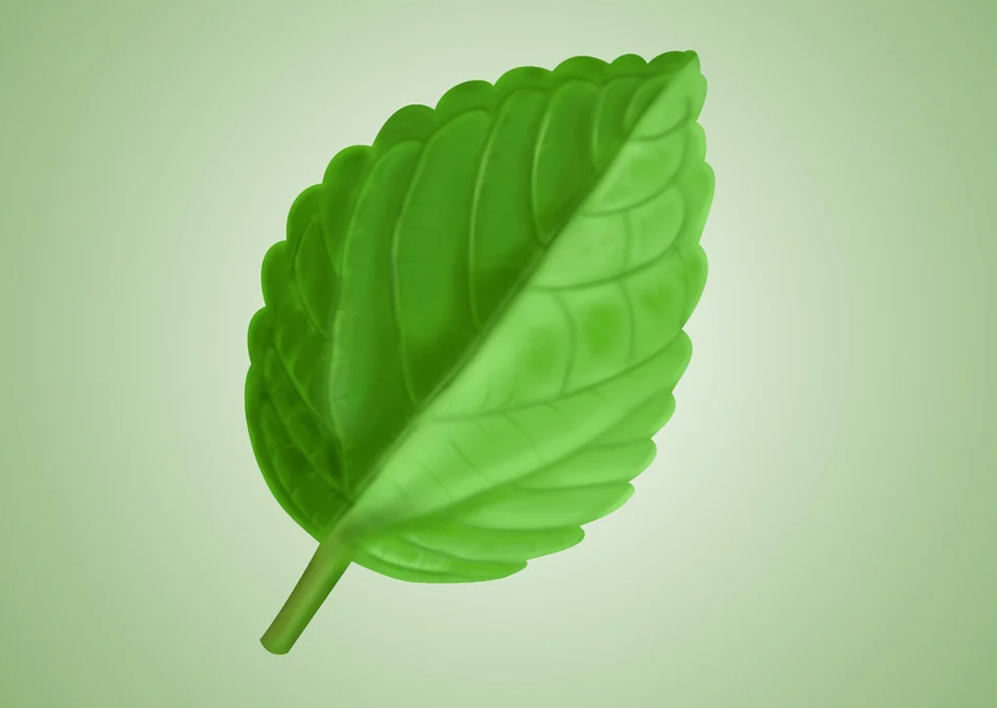
#> input picture sem03/imgs/hoja.png, 997 x 708 px, shrunk from 1199 x 851 before the run, found by its file name
$ python ejm01_deteccion.py
#> lines starting #> are read from the running program, lines starting #| are printed output that depends on the picture; after the words box and inside, x2 and y2 are one past the last pixel; in counts of white or black regions, pixels touching at a corner belong together
#pip install scipy
import cv2
import matplotlib.pyplot as plt
from scipy import ndimage

ruta = "C:\\Users\\Estudiante\\Downloads\\imgs\\hoja.png"

img = cv2.imread(ruta, cv2.IMREAD_GRAYSCALE)
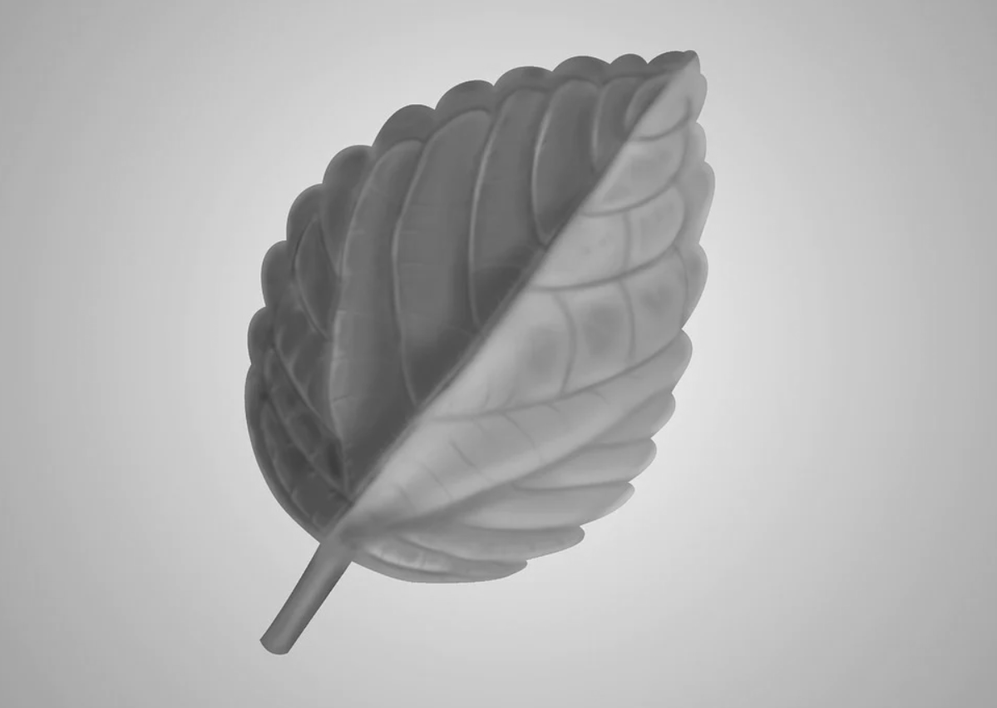
#> img: shape (708, 997); min 62, max 239, mean 176.9
if img is None:
    raise FileNotFoundError('No se pudo cargar la imagen')

# Detección de bordes
edges = cv2.Canny(img, 100, 200)
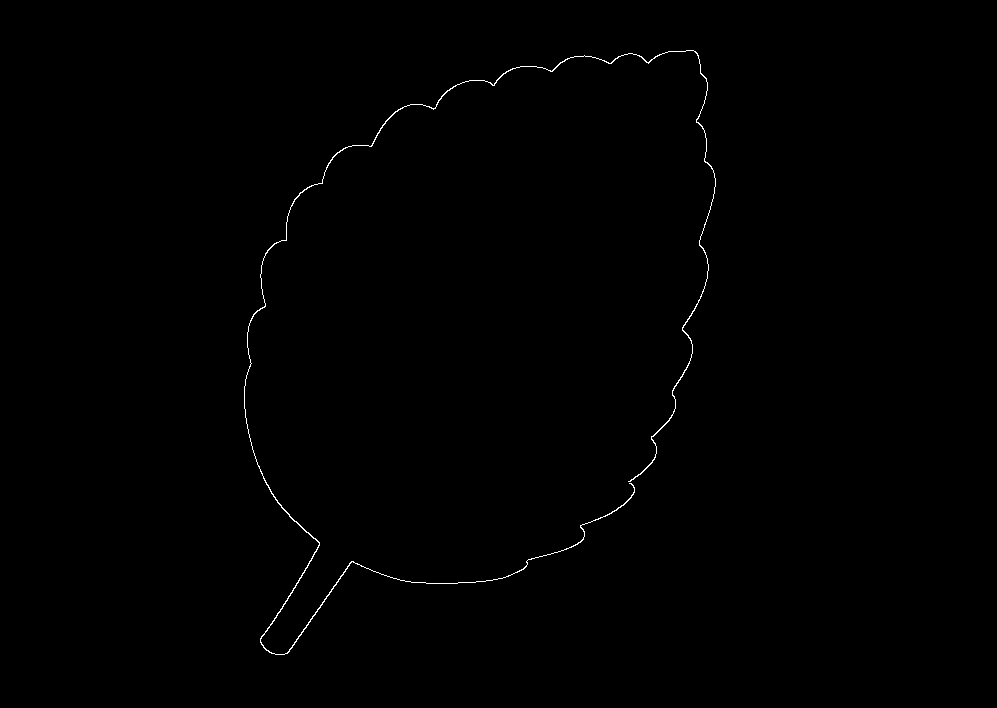
#> edges: shape (708, 997); 0.33% white in thin lines or dots, all inside (x1, y1, x2, y2) = (244, 50, 716, 655)

# Obtenemos las coordenadas
ys, xs = ndimage.measurements.find_objects(edges > 0)[0]
ys_indices, xs_indices = (edges > 0)[ys, xs].nonzero()
#> ys_indices = 2296 values from 0 to 604; xs_indices = 2296 values, max 471 at index 677, min 0 at index 1204, mean 224.2
ys_coords = ys.start + ys_indices
#> ys_coords = 2296 values from 50 to 654
xs_coords = xs.start + xs_indices
#> xs_coords = 2296 values, max 715 at index 677, min 244 at index 1204, mean 468.2

# Graficamos los bordes
plt.figure(figsize=(8, 6))
plt.imshow(img, cmap='gray')
plt.scatter(xs_coords, ys_coords, s=0.5, c='red', label='Bordes')
plt.title('Bordes detectados (OpenCV + SciPy)')
plt.legend()
plt.show()
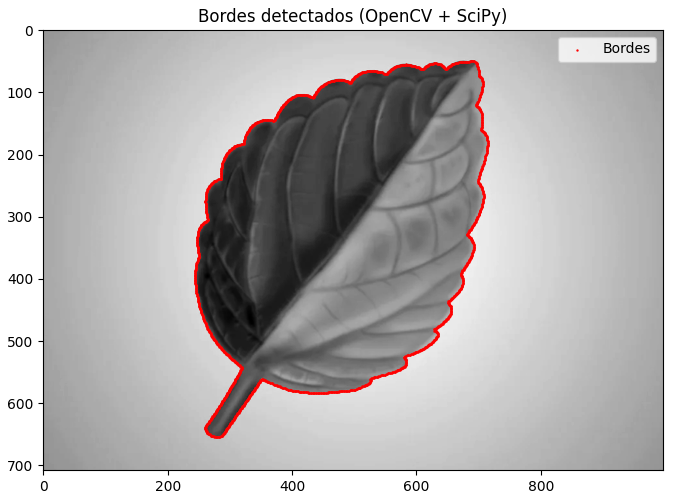
#> figure drawn by matplotlib, 1 panel

$ run again, with sem03/imgs/platano1.png copied over sem03/imgs/hoja.png
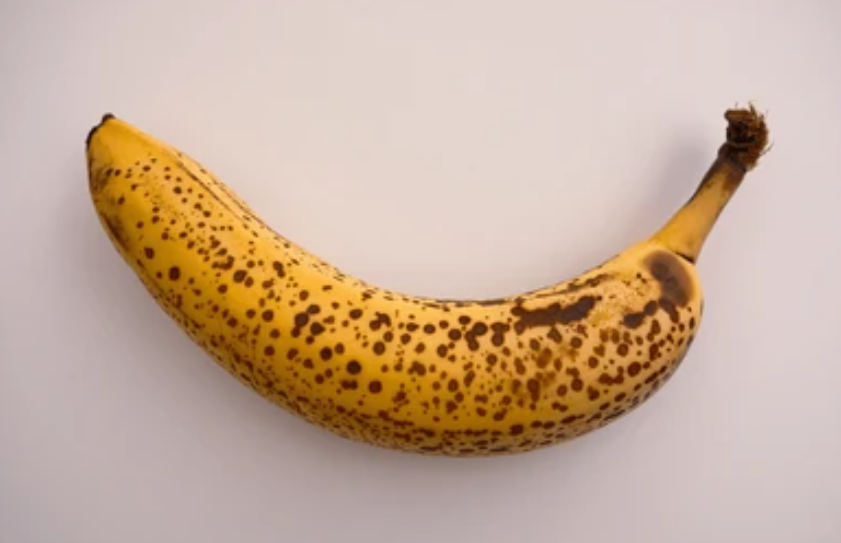
#> input picture sem03/imgs/platano1.png, 841 x 543 px, found by its file name
#> `edges = cv2.Canny(img, 100, 200)`:
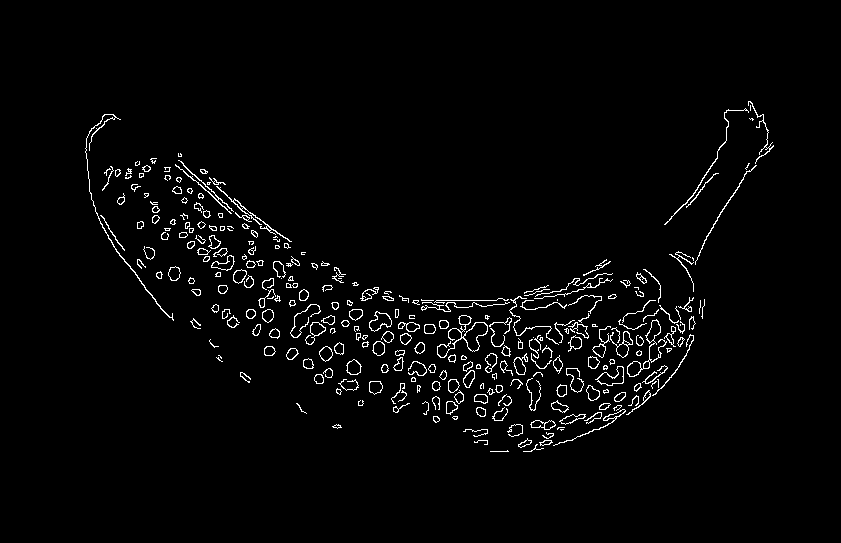
#> edges: shape (543, 841); 2.5% white in thin lines or dots, all inside (x1, y1, x2, y2) = (85, 101, 774, 452)
#> ys_indices = 11278 values from 0 to 350; xs_indices = 11278 values, max 688 at index 296, min 0 at index 315, mean 347.8
#> ys_coords = 11278 values from 101 to 451
#> xs_coords = 11278 values, max 773 at index 296, min 85 at index 315, mean 432.8
#> `plt.show()`:
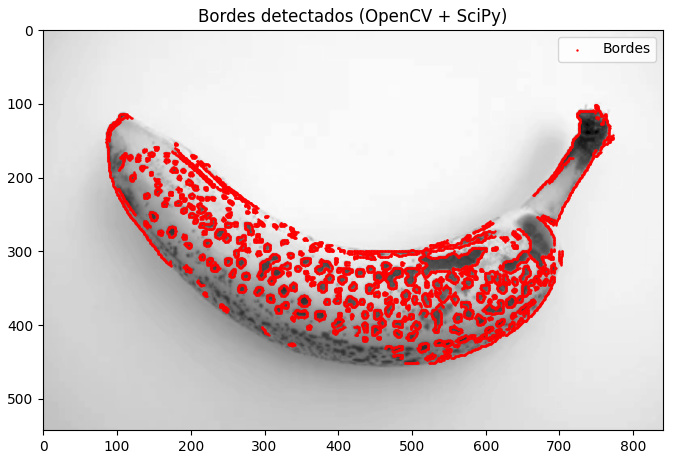
#> figure drawn by matplotlib, 1 panel

$ run again, with sem03/imgs/platano2.png copied over sem03/imgs/hoja.png
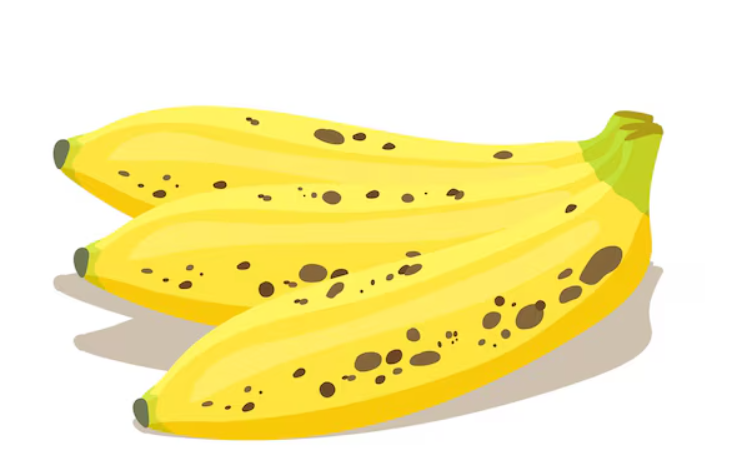
#> input picture sem03/imgs/platano2.png, 746 x 459 px, found by its file name
#> `edges = cv2.Canny(img, 100, 200)`:
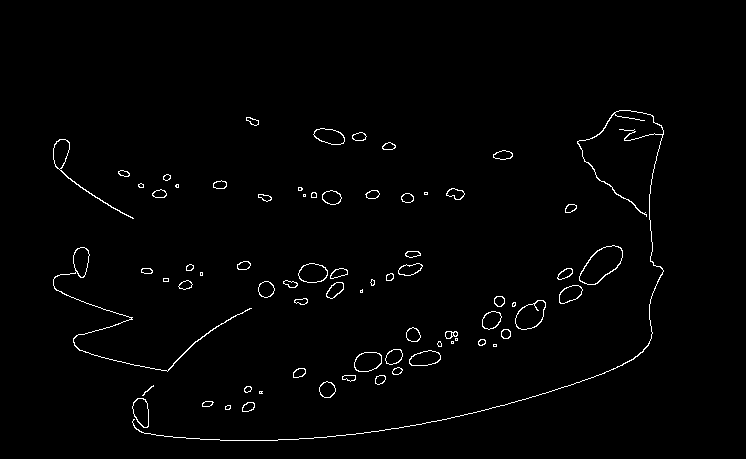
#> edges: shape (459, 746); 1.3% white in thin lines or dots, all inside (x1, y1, x2, y2) = (53, 110, 664, 441)
#> ys_indices = 4594 values from 0 to 330; xs_indices = 4594 values, max 610 at index 197, min 0 at index 468, mean 314.1
#> ys_coords = 4594 values from 110 to 440
#> xs_coords = 4594 values, max 663 at index 197, min 53 at index 468, mean 367.1
#> `plt.show()`:
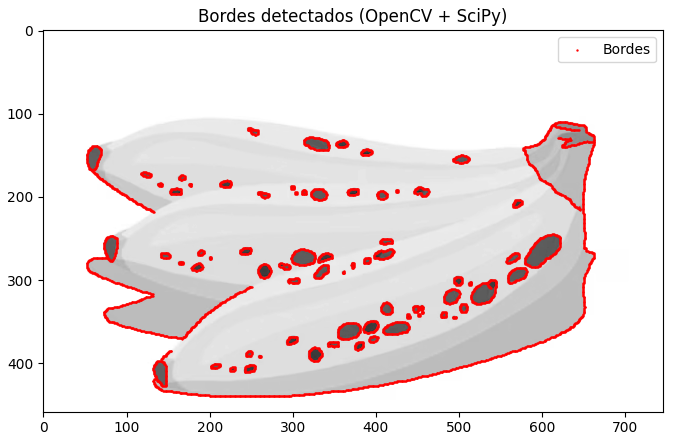
#> figure drawn by matplotlib, 1 panel
